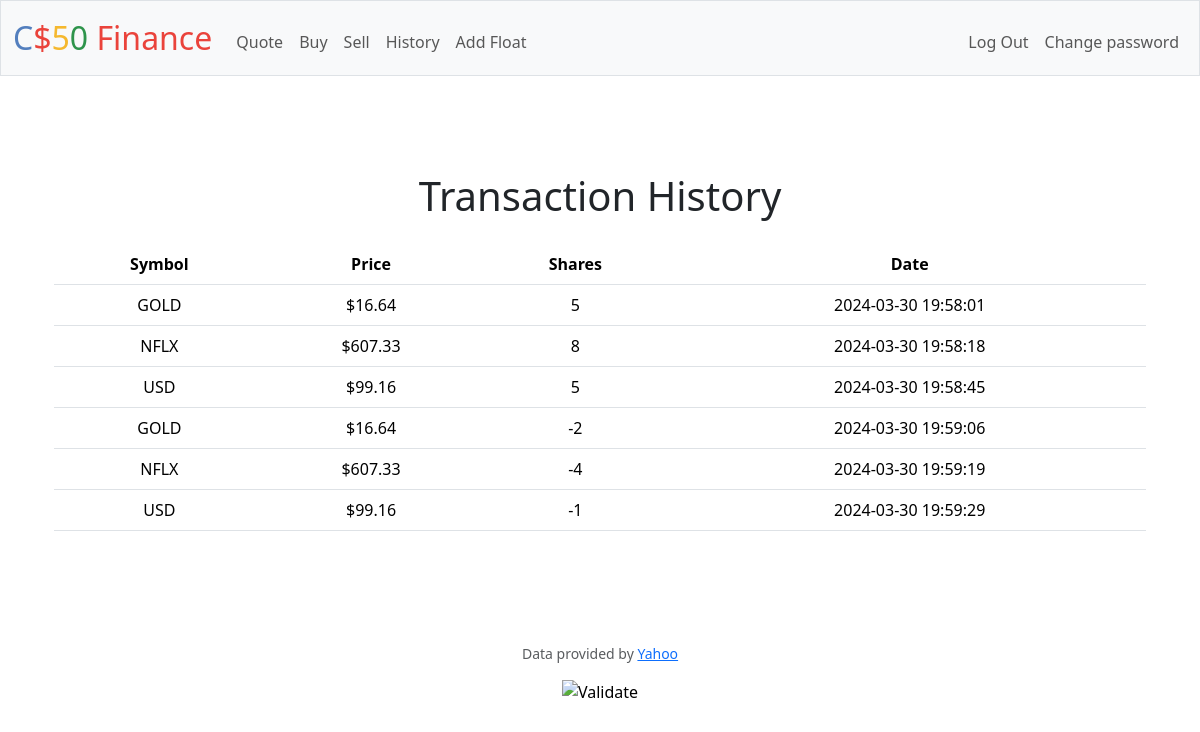
The app's page /history (signed in) with its own data.
### tables this page shows
CREATE TABLE transactions (
    id INTEGER PRIMARY KEY AUTOINCREMENT,
    user_id INTEGER NOT NULL,
    symbol TEXT NOT NULL,
    shares INTEGER NOT NULL,
    price NUMERIC NOT NULL,
    total_cost NUMERIC NOT NULL,
    transaction_type TEXT NOT NULL,
    date TIMESTAMP DEFAULT CURRENT_TIMESTAMP,
    FOREIGN KEY (user_id) REFERENCES users (id)
);

### app.py (the view)
@app.route("/history")
@login_required
def history():
    transactions = db.execute(
        "SELECT * FROM transactions WHERE user_id = :user_id",
        user_id=session["user_id"],
    )
    return render_template("history.html", transactions=transactions)

### app.py (called while the page is built)
def string_to_datetime(date_str):
    return datetime.strptime(date_str, "%Y-%m-%d %H:%M:%S")

@app.after_request
def after_request(response):
    response.headers["Cache-Control"] = "no-cache, no-store, must-revalidate"
    response.headers["Expires"] = 0
    response.headers["Pragma"] = "no-cache"
    return response

### helpers.py (called while the page is built)
def login_required(f):
    @wraps(f)
    def decorated_function(*args, **kwargs):
        if session.get("user_id") is None:
            return redirect("/login")
        return f(*args, **kwargs)
    return decorated_function

def usd(value):
    return f"${value:,.2f}"

### templates/history.html (shortened to what this page needs)
{% extends "layout.html" %}
{% block main %}
<main class="container py-5">
    <h1 class="mb-4">Transaction History</h1>
    <table class="table">
        <thead>
            <tr>
                <th>Symbol</th>
                <th>Price</th>
                <th>Shares</th>
                <th>Date</th>
            </tr>
        </thead>
        <tbody>
            {% for transaction in transactions %}
            <tr>
                <td>{{ transaction["symbol"] }}</td>
                <td>{{ transaction["price"]|usd }}</td>
                <td>{{ (transaction["shares"]) if transaction["transaction_type"] == "buy" else -transaction["shares"] }}</td>
                {% set datetime_obj = transaction["date"] | string_to_datetime %}
                <td>{{ datetime_obj.strftime("%Y-%m-%d %H:%M:%S") }}</td>
            </tr>
            {% endfor %}
        </tbody>
    </table>
</main>
{% endblock %}

### templates/layout.html (shortened to what this page needs)
<!DOCTYPE html>
<html lang="en">
    <head>
        <link href="https://cdn.jsdelivr.net/npm/bootstrap@5.3.2/dist/css/bootstrap.min.css" rel="stylesheet">
        <link href="/static/styles.css" rel="stylesheet">
    </head>
    <body>
        <nav class="bg-light border navbar navbar-expand-md navbar-light">
            <div class="container-fluid">
                <a class="navbar-brand" href="/"><span class="blue">C</span><span class="red">$</span><span class="yellow">5</span><span class="green">0</span> <span class="red">Finance</span></a>
                <div class="collapse navbar-collapse" id="navbar">
                    {% if session["user_id"] %}
                        <ul class="navbar-nav me-auto mt-2">
                            <li class="nav-item"><a class="nav-link" href="/quote">Quote</a></li>
                            <li class="nav-item"><a class="nav-link" href="/buy">Buy</a></li>
                            <li class="nav-item"><a class="nav-link" href="/sell">Sell</a></li>
                            <li class="nav-item"><a class="nav-link" href="/history">History</a></li>
                            <li class="nav-item"><a class="nav-link" href="/add_float">Add Float</a></li>
                        </ul>
                        <ul class="navbar-nav ms-auto mt-2">
                            <li class="nav-item"><a class="nav-link" href="/logout">Log Out</a></li>
                            <li class="nav-item"><a class="nav-link" href="/change_password">Change password</a></li>
                        </ul>
                    {% else %}
                        <ul class="navbar-nav ms-auto mt-2">
                            <li class="nav-item"><a class="nav-link" href="/register">Register</a></li>
                            <li class="nav-item"><a class="nav-link" href="/login">Log In</a></li>
                        </ul>
                    {% endif %}
                </div>
            </div>
        </nav>
        <main class="container py-5 text-center">
            {% block main %}{% endblock %}
        </main>
        <footer class="mb-5">
            <p class="mb-3 small text-center text-muted">
                Data provided by <a href="https://finance.yahoo.com/">Yahoo</a>
            </p>
            <form action="https://validator.w3.org/check" class="text-center" enctype="multipart/form-data" method="post" target="_blank">
                <input alt="Validate" src="/static/I_heart_validator.png" type="image">
            </form>
        </footer>
    </body>
</html>

### static/styles.css (style rules this page uses)
nav .navbar-brand { font-size: xx-large; }
nav .navbar-brand .blue { color: #537fbe; }
nav .navbar-brand .red { color: #ea433b; }
nav .navbar-brand .yellow { color: #f5b82e; }
nav .navbar-brand .green { color: #2e944b; }

### records on screen
transactions: transaction_type+shares "5", strftime "2024-03-30 19:58:01"
transactions: transaction_type+shares "8", strftime "2024-03-30 19:58:18"
transactions: transaction_type+shares "5", strftime "2024-03-30 19:58:45"
transactions: transaction_type+shares "-2", strftime "2024-03-30 19:59:06"
transactions: transaction_type+shares "-4", strftime "2024-03-30 19:59:19"
transactions: transaction_type+shares "-1", strftime "2024-03-30 19:59:29"
